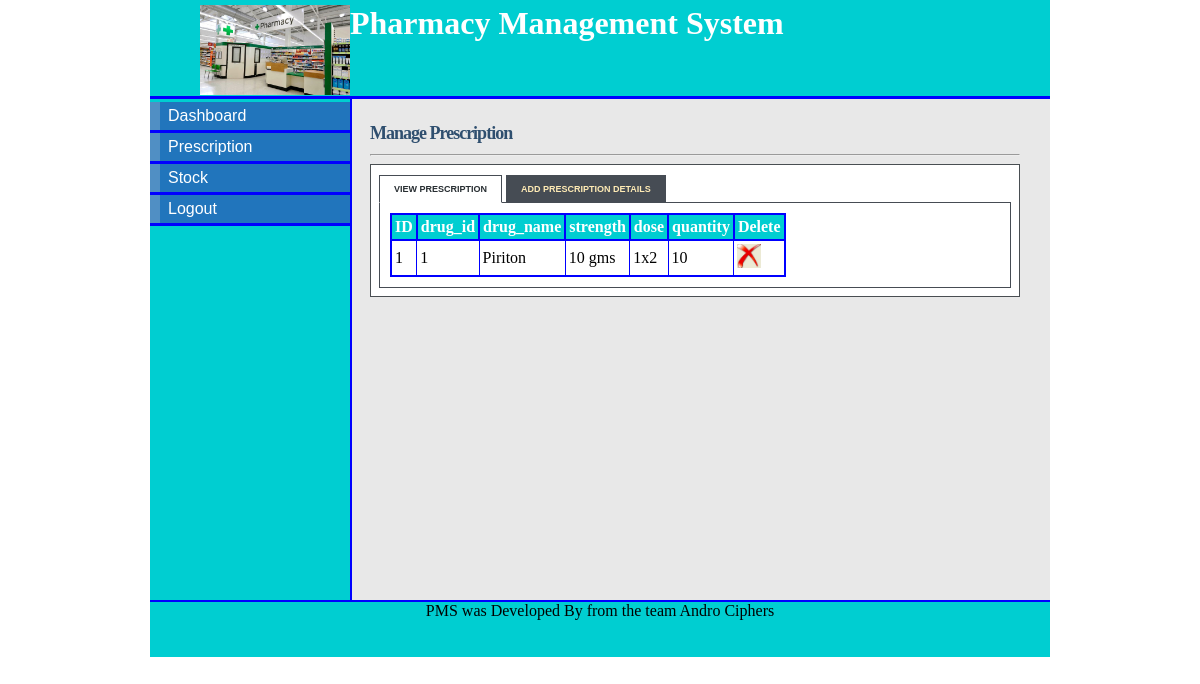
The app's page /prescription.php (signed in), older data.
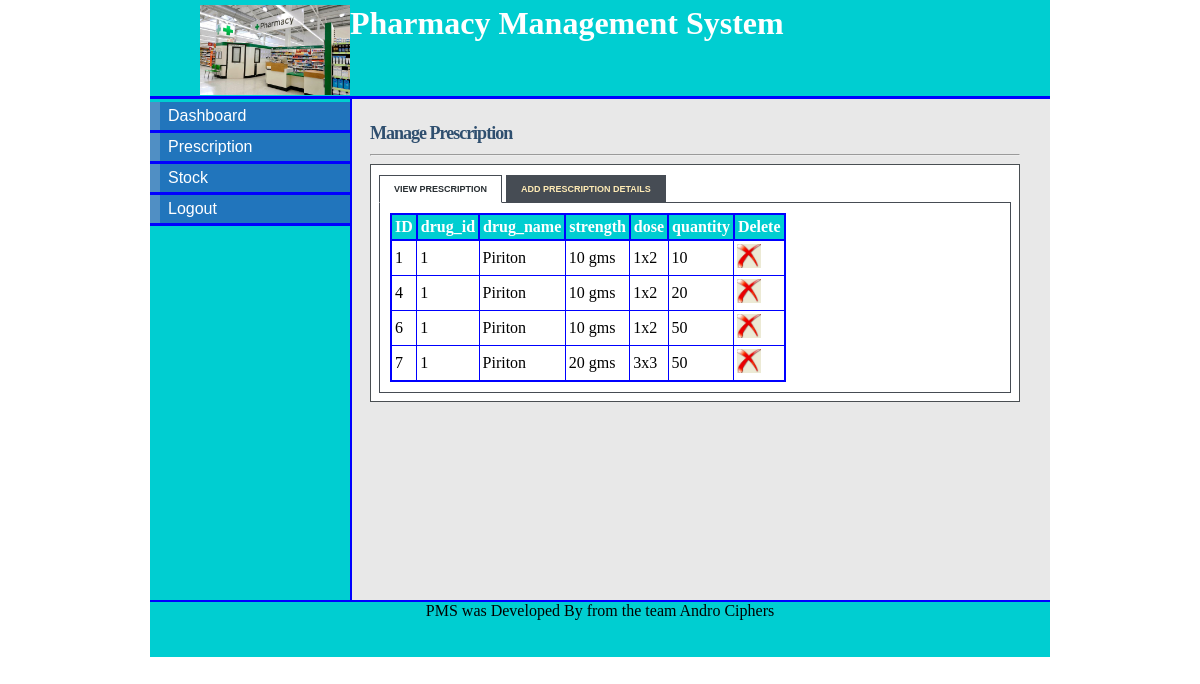
The same page, newer data.
### tables this page shows
CREATE TABLE `prescription` (
  `prescription_id` tinyint(5) NOT NULL,
  `drug_id` tinyint(5) NOT NULL,
  `drug_name` varchar(20) NOT NULL,
  `strength` varchar(10) NOT NULL,
  `dose` varchar(10) NOT NULL,
  `quantity` int(5) NOT NULL
);

### prescription.php (the view, shortened to what this page needs)
<!DOCTYPE html>
<html>
<head>
<link rel="stylesheet" type="text/css" href="style/mystyle.css">
<link rel="stylesheet" href="style/style.css" type="text/css" media="screen" />
<link rel="stylesheet" href="style/table.css" type="text/css" media="screen" />
</head>
<body>
<div id="content">
<div id="header">
<h1><a href="#"><img src="images/main_logo.jpg"></a> Pharmacy Management System</h1></div>
<div id="left_column">
<div id="button">
<ul>
			<li><a href="pharmacist.php">Dashboard</a></li>
			<li><a href="prescription.php">Prescription</a></li>
			<li><a href="stock_pharmacist.php">Stock</a></li>
			<li><a href="logout.php">Logout</a></li>
		</ul>
</div>
		</div>
<div id="main">
<div id="tabbed_box" class="tabbed_box">
    <h4>Manage Prescription</h4>
<hr/>
    <div class="tabbed_area">
        <ul class="tabs">
            <li><a href="javascript:tabSwitch('tab_1', 'content_1');" id="tab_1" class="active">View Prescription</a></li>
            <li><a href="javascript:tabSwitch('tab_2', 'content_2');" id="tab_2">Add Prescription Details</a></li>
        </ul>
        <div id="content_1" class="content">
		<?php
        $result = mysql_query("SELECT * FROM prescription")
                or die(mysql_error());
        echo "<table border='1' cellpadding='3'>";
         echo "<tr><th>ID</th><th>drug_id</th><th>drug_name</th><th>strength</th><th>dose</th><th>quantity</th><th>Delete</th></tr>";
        while($row = mysql_fetch_array( $result )) {
                echo "<tr>";
                 echo '<td>' . $row['prescription_id'] . '</td>';
                echo '<td>' . $row['drug_id'] . '</td>';
				echo '<td>' . $row['drug_name'] . '</td>';
				echo '<td>' . $row['strength'] . '</td>';
				echo '<td>' . $row['dose'] . '</td>';
				echo '<td>' . $row['quantity'] . '</td>';
				?>
				<td><a href="delete_prescription.php?prescription_id=<?php echo $row['prescription_id']?>"><img src="images/delete-icon.jpg" width="24" height="24" border="0" /></a></td>
				<?php
		 }
        echo "</table>";
?>
        </div>
    </div>
</div>
</div>
<div id="footer" align="Center"> PMS was Developed By from the team Andro Ciphers</div>
</div>
</body>
</html>

Row changes from the older to the newer data that the page shows:
added prescription: prescription_id "4", drug "1", drug_name "Piriton", strength "10 gms", dose "1x2", quantity "20"
added prescription: prescription_id "6", drug "1", drug_name "Piriton", strength "10 gms", dose "1x2", quantity "50"
added prescription: prescription_id "7", drug "1", drug_name "Piriton", strength "20 gms", dose "3x3", quantity "50"
